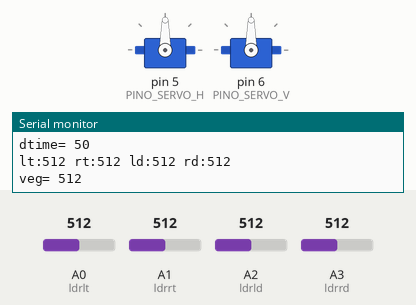
A sketch run on a simulated Arduino Uno, built with avr-gcc and run on an emulated ATmega328P. On the bench: 2 × servo, the last lines printed to the serial monitor. The inputs (shaded band) are chosen by the test bench; at power-on: A0 (ldrlt) = 512, A2 (ldrld) = 512, A1 (ldrrt) = 512, A3 (ldrrd) = 512.

Above: at 1.3 s.
1.4 s: A0 (ldrlt) set to 427
4.4 s: A0 (ldrlt) set to 393
At 5.13 s:
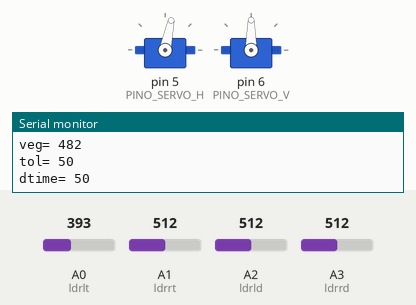
7.4 s: A2 (ldrld) set to 307
10.4 s: A2 (ldrld) set to 279
At 10.72 s:
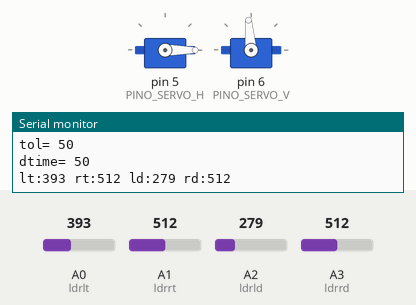
13.4 s: A1 (ldrrt) set to 486
At 14.6 s:
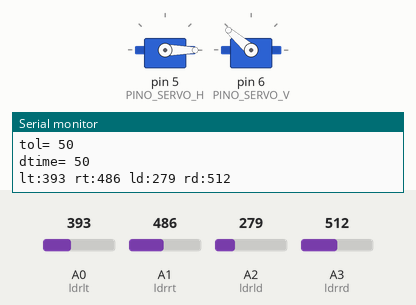
14.9 s: A3 (ldrrd) set to 80
At 15.61 s:
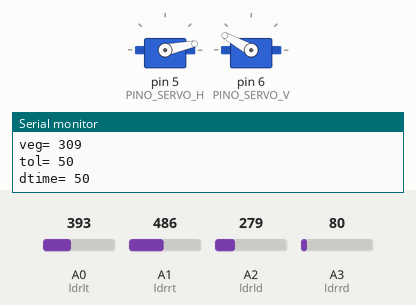
Timing chart, 0 to 21.2 s (numbered marks = the images above; inputs shaded):
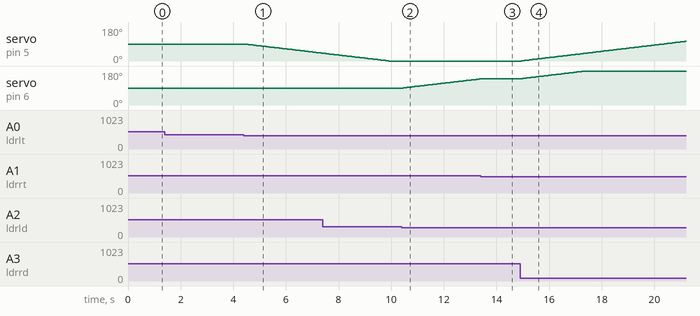

The sketch:

rastreador_solar.ino
```cpp
#include <Servo.h>

#define PINO_SERVO_H  5 // Servo horizontal
#define PINO_SERVO_V  6 // Servo vertical

bool flag_operacao = true; // Flag de controle de operação

int tolerancia = 100;   // Faixa de resposta da iluminância (10~100)
int tempo_atraso = 100; // Parâmetro de atraso em milissegundos (10~100)

// Configurações do Servo Horizontal
Servo horizontal;
int servoh = 90;             // Ângulo de inicialização
int servohLimitHigh = 180;   // Ângulo máximo de rotação na direção horizontal
int servohLimitLow = 0;      // Ângulo mínimo de rotação na direção horizontal

// Configurações do Servo Vertical
Servo vertical;
int servov = 90;             // Ângulo de inicialização ajustado
int servovLimitHigh = 180;   // Ângulo máximo de rotação na direção vertical
int servovLimitLow = 90;     // Ângulo mínimo de rotação na direção vertical

// 4 portas de conexão para os módulos fotorresistores (LDR)
const int ldrlt = A0;   // Superior esquerdo (Left Top)
const int ldrrt = A1;   // Superior direito (Right Top)
const int ldrld = A2;   // Inferior esquerdo (Left Down)
const int ldrrd = A3;   // Inferior direito (Right Down)

void setup() {
  horizontal.attach(PINO_SERVO_H);
  vertical.attach(PINO_SERVO_V);
  horizontal.write(servoh);
  vertical.write(servov);
  delay(100);
  Serial.begin(9600);
}

void loop() {
  // Se a flag for falsa, interrompe a execução do rastreamento
  if (!flag_operacao) {
    return;
  }

  // Lê os valores de iluminância dos 4 módulos fotorresistores
  int lt = analogRead(ldrlt); // Superior esquerdo
  int rt = analogRead(ldrrt); // Superior direito
  int ld = analogRead(ldrld); // Inferior esquerdo
  int rd = analogRead(ldrrd); // Inferior direito

  Serial.print("lt:"); Serial.print(lt); Serial.print(" ");
  Serial.print("rt:"); Serial.print(rt); Serial.print(" ");
  Serial.print("ld:"); Serial.print(ld); Serial.print(" ");
  Serial.print("rd:"); Serial.println(rd);

  // Calcula as médias das leituras dos módulos adjacentes
  int avt = (lt + rt) / 2; // Média superior
  int avd = (ld + rd) / 2; // Média inferior
  int avl = (lt + ld) / 2; // Média esquerda
  int avr = (rt + rd) / 2; // Média direita

  int veg = (avt + avd + avl + avr) / 4; // Média global

  // Ajusta a sensibilidade e o atraso conforme a intensidade da luz
  if (veg > 0 && veg < 300) {
    tolerancia = map(veg, 10, 300, 5, 100);
    tempo_atraso = map(veg, 10, 300, 100, 50);
  } else {
    tolerancia = 50;
    tempo_atraso = 50;
  }

  Serial.print("veg= "); Serial.println(veg);
  Serial.print("tol= "); Serial.println(tolerancia);
  Serial.print("dtime= "); Serial.println(tempo_atraso);

  // Calcula a diferença entre as linhas (superior/inferior e esquerda/direita)
  int dvert = avt - avd;    // Diferença vertical
  int dhoriz = avl - avr;   // Diferença horizontal

  // Verifica se a diferença vertical excede a tolerância para alterar o ângulo
  if (abs(dvert) > tolerancia) {
    if (avt > avd) {
      servov++;
      if (servov > servovLimitHigh) {
        servov = servovLimitHigh;
      }
    } else if (avt < avd) {
      servov--;
      if (servov < servovLimitLow) {
        servov = servovLimitLow;
      }
    }
    vertical.write(servov);
  }

  // Verifica se a diferença horizontal excede a tolerância para alterar o ângulo
  if (abs(dhoriz) > tolerancia) {
    if (avl < avr) {
      servoh--;
      if (servoh < servohLimitLow) {
        servoh = servohLimitLow;
      }
    } else if (avl > avr) {
      servoh++;
      if (servoh > servohLimitHigh) {
        servoh = servohLimitHigh;
      }
    }
    horizontal.write(servoh);
  }

  delay(tempo_atraso);
}
```

Measured:
- the behaviour switches between 412 and 411 on A0 (ldrlt) (found by bisection; images 0 and 1)
- the behaviour switches between 292 and 291 on A2 (ldrld) (found by bisection; images 1 and 2)
- the behaviour switches between 499 and 498 on A1 (ldrrt) (found by bisection; images 2 and 3)
- after the input at 4.4 s, servo on pin 5 (PINO_SERVO_H): moves from 90° to 41° over 2.9 s, starting after 0.05 s
- after the input at 10.4 s, servo on pin 6 (PINO_SERVO_V): moves from 90° to 138° over 2.9 s, starting after 0.06 s
- after the input at 13.4 s, servo on pin 6 (PINO_SERVO_V): goes on until 13.4 s, then stays 139°
- after the input at 14.9 s, servo on pin 5 (PINO_SERVO_H): moves from 0° to 104° over 6.2 s, starting at once; servo on pin 6 (PINO_SERVO_V): moves from 139° to 180° over 2.4 s, starting at once
